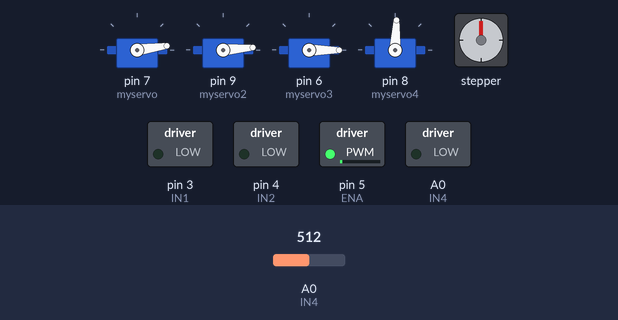
This sketch was run on a simulated Arduino Uno, built with avr-gcc and run on an emulated ATmega328P. On the bench: 4 × servo, stepper motor, switched loads named in the sketch (green lamp = pin HIGH). The test bench sets the inputs (shaded band); at power-on: A0 (IN4) = 512. Stepper angles assume 600 steps per turn; what the sketch prints to the serial monitor is not drawn.

Above: at 13.2 s.
13.3 s: A0 (IN4) set to 483
At 14.3 s:
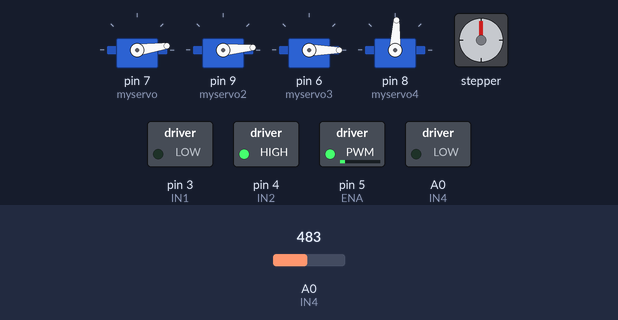
14.8 s: A0 (IN4) set to 716
16.3 s: A0 (IN4) set to 306
At 20.2 s:
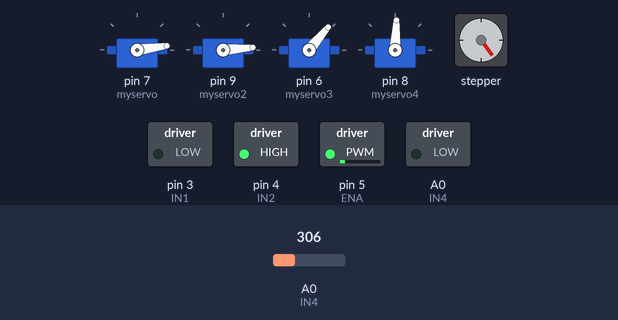
At 23.3 s:
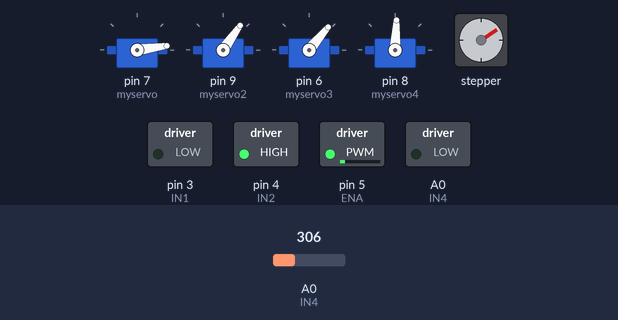
Timing chart, 0 to 35.9 s (numbered marks = the images above; inputs shaded):
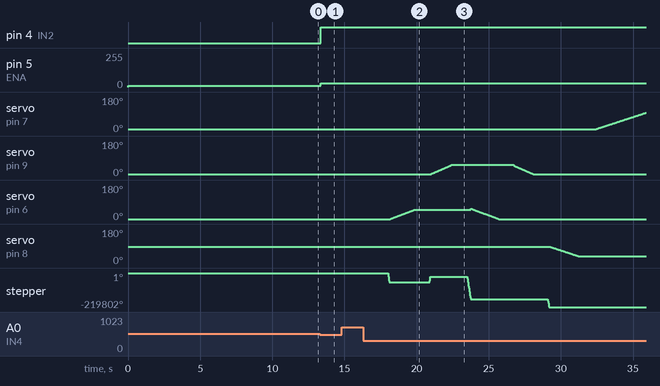

The sketch:

004.ino
```cpp
//判断是否工作
bool flag = false;
int x=1;

// 压电传感器相关
int sensorPin = A0;   // select the input pin for the potentiometer
const int numReadings  = 20;
int readings [numReadings];
int readIndex  = 0;
long total  = 0;
//Variables
int aisVal  = 0;
int a;
bool flagIn=true;
bool flagOut=false;
int k=0;


// 丝杆电机驱动定义
#define IN1 3  //定义IN1为3口
#define IN2 4  //定义IN2为4口
#define  ENA  5 //定义ENA为5口
// 旋转速度
const int cupClampSpeed = 50;

//滑台位置确定
#define IN3 15  //定义IN1为15口
#define IN4 14  //定义IN2为14口

// 滑台设定
#include <Stepper.h>
const int stepsPerRevolution = 600;  // change this to fit the number of steps per revolution
// for your motor
// initialize the stepper library on pins 10 through 13:
Stepper myStepper(stepsPerRevolution, 10, 11, 12, 13);
// 第一次向下移动距离
const int down1=2000;
// 第二次向下移动距离
const int down2=50;
// 复位
const int up=down1+down2;

// 杯身旋转设定
#include <Servo.h>
Servo myservo;  // create servo object to control a servo
// twelve servo objects can be created on most boards
int inipos =8;

// 吸管舵机设定
Servo myservo2;
int inipos2 = 5;

// 吸管旋转舵机设定
Servo myservo3;
int inipos3 = 0;

// 滑台旋转舵机设定
Servo myservo4;
int inipos4 = 87;

//
void setup() {
  Serial.begin(9600);
  // 传感器和丝杆电机设定
  // Serial.begin(115200);
  pinMode(IN1,OUTPUT);
  pinMode(IN2,OUTPUT);
  pinMode(ENA,OUTPUT);
  analogWrite(ENA,10);

  // 滑台设定
  // set the speed at 60 rpm:
  // max 3000
    myStepper.setSpeed(51200);
  // initialize the serial port:

  //滑台位置确定
  pinMode(IN3,INPUT_PULLUP);
  pinMode(IN4,OUTPUT);

  // 杯身旋转设定
    myservo.attach(7);  // attaches the servo on pin 9 to the servo object
    myservo.write(inipos); //设定初始角度
    delay(3000);
  // 吸管夹爪设定
    myservo2.attach(9);  // attaches the servo on pin 9 to the servo object
    myservo2.write(inipos2); // 设定初始角度
    delay(3000);
  //吸管夹爪旋转设定
    myservo3.attach(6);  // attaches the servo on pin 9 to the servo object
    myservo3.write(inipos3); // 设定初始角度
    delay(3000);
  // 滑台旋转舵机设定
    myservo4.attach(8);  // attaches the servo on pin 9 to the servo object
    myservo4.write(inipos4); // 设定初始角度
    delay(3000);
}


// 杯身夹紧
void cupClamp(){
  Serial.print("夹紧杯子中");
  for(int i=0;i<200;i++){
    a=smooth();
  }
  while(k<=30){
    Serial.print("a=");
    Serial.println(a);
    Serial.print("k=");
    Serial.println(k);
    Serial.println(smooth());
    if(flagIn==true && smooth()<(a-10)){
      digitalWrite(IN1,LOW);
      digitalWrite(IN2,HIGH);
      analogWrite(ENA,30);
      k=k+1;
      delay(100);
    }
  }
  flagIn=false;
  flagOut=true;
}

void cupLoose(){
    // 松开夹爪
  Serial.print("松开杯子中");
  while(k>=10){
    if(flagOut==true){
      Serial.print("a=");
      Serial.println(a);
      Serial.print("k=");
      Serial.println(k);
      Serial.println(smooth());
      digitalWrite(IN2,LOW);
      digitalWrite(IN1,HIGH);
      analogWrite(ENA,30);
      k=k-1;
      delay(100);
    }
  }
  flagOut=false;
  flagIn=true;
  k=0;
  digitalWrite(IN1,LOW);
  digitalWrite(IN2,LOW);
  analogWrite(ENA,30);
  delay(100);
}

void cupback(){
  Serial.print("归位中");
  while(k<=7){
    Serial.print("a=");
    Serial.println(a);
    Serial.print("k=");
    Serial.println(k);
    Serial.println(smooth());
    if(flagIn==true){
      digitalWrite(IN1,LOW);
      digitalWrite(IN2,HIGH);
      analogWrite(ENA,30);
      k=k+1;
      delay(100);
    }
  }
  k=0;
  digitalWrite(IN1,LOW);
  digitalWrite(IN2,LOW);
  analogWrite(ENA,30);
  delay(100);
}

long smooth() { /* function smooth */
  ////Perform average on sensor readings
  long average;
  // subtract the last reading:
  total = total - readings[readIndex];
  // read the sensor:
  readings[readIndex] = analogRead(sensorPin);
  // add value to total:
  total = total + readings[readIndex];
  // handle index
  readIndex = readIndex + 1;
  if (readIndex >= numReadings) {
    readIndex = 0;
  }
  // calculate the average:
  average = total / numReadings;

  return average;
}

void wholeMotion(){
  //微动开关就位
  // digitalWrite(IN4,LOW);
  //原位
  Serial.println("启动");
  myservo.write(inipos);
  myservo4.write(inipos4);
  //感知奶茶杯已放入

  Serial.println("奶茶杯已进入");

  //夹紧杯身
  Serial.println("夹紧杯身");
  cupClamp();

  // 滑台向下移动，预留吸管位置
  Serial.println("滑台向下移动，预留吸管位置");
  for(int i=0;i<5;i++){
    myStepper.step(-stepsPerRevolution*down1);
    // delay(50);
  }

  // 吸管旋转至滑台位置

  for (inipos3 = 0; inipos3 <= 50; inipos3 += 1) {       //pos+=1等价于pos=pos+1
      myservo3.write(inipos3);
      delay(35);
  }
  delay(1000);
  Serial.println("吸管夹爪就位");


  // 滑台向上移动
  Serial.println("滑台向上移动");
  for(int i=0;i<3;i++){
    myStepper.step(stepsPerRevolution*down1);
    // delay(50);
  }

 // 吸管夹紧
  Serial.println("合上吸管夹爪");
  for (inipos2 = 5; inipos2 <= 55; inipos2 += 1) {       //pos+=1等价于pos=pos+1
    myservo2.write(inipos2);
    delay(30);
  }
  delay(1000);
  Serial.println("已夹住吸管");

  // 滑台向下移动，拔吸管
  Serial.println("滑台向下移动，拔吸管");
  for(int i=0;i<12;i++){
    myStepper.step(-stepsPerRevolution*down1);
    // delay(50);
  }

  // 吸管旋转
  Serial.println("移开吸管");
  for (inipos3 = 55; inipos3 >= 0; inipos3 -= 1) {
    myservo3.write(inipos3);
    delay(35);
  }
  delay(1000);

  // 松开吸管
  Serial.println("打开吸管夹爪");
  for (inipos2 = 50; inipos2 >= 5; inipos2 -= 1) {
    myservo2.write(inipos2);
    delay(30);
  }
  Serial.println("已放开吸管");
  delay(1000);

  // 滑台向下移动，撬杯盖
  Serial.println("滑台向下移动，撬杯盖");
  // while(digitalRead(INT3)==LOW){
  //   myStepper.step(-stepsPerRevolution*5);
  // }
  for(int i=0;i<4;i++){
    myStepper.step(-stepsPerRevolution*down1);
    // delay(50);
  }

  // 滑台旋转90
  Serial.println("移开");
  for (inipos4 = 87; inipos4 >= 35; inipos4 -= 1) {
    myservo4.write(inipos4);
    // Serial.println(inipos4);
    delay(40);
  }
  delay(1000);

  // 夹爪旋转90
  Serial.println("倾倒");
  for (inipos = 8; inipos <= 110; inipos += 1) {       //pos+=1等价于pos=pos+1
    myservo.write(inipos);
    // Serial.println(inipos);
    delay(40);
  }
  delay(1000);

  // 滑台回旋
  Serial.println("移回");
  for (inipos4 = 35; inipos4 <= 60; inipos4 += 1) {       //pos+=1等价于pos=pos+1
    myservo4.write(inipos4);
    // Serial.println(inipos4);
    delay(40);
  }
  delay(1000);
  for (inipos = 110; inipos <= 140; inipos += 1) {       //pos+=1等价于pos=pos+1
    myservo.write(inipos);
    // Serial.println(inipos);
    delay(40);
  }
  delay(1000);
   //松开杯身
  Serial.println("松开杯身");
  cupLoose();

  Serial.println("摆正杯身+调整杯口");
  for (inipos = 140; inipos >= 8; inipos -= 1) {       //pos+=1等价于pos=pos+1
    myservo.write(inipos);
    // Serial.println(inipos);
    delay(40);
  }
  delay(1000);
  cupback();

 //杯身夹爪复位
  for (inipos4 = 60; inipos4 <= 87; inipos4 += 1) {       //pos+=1等价于pos=pos+1
    myservo4.write(inipos4);
    // Serial.println(inipos4);
    delay(40);
  }
  delay(1000);

  // 滑台向上移动，预留吸管位置
  Serial.println("滑台向上移动，预留吸管位置");
  // while(digitalRead(INT3)==LOW){
  //   myStepper.step(stepsPerRevolution*5);
  // }
  for(int i=0;i<17;i++){
    myStepper.step(stepsPerRevolution*down1);
    // delay(50);
  }
  Serial.print(x);
  Serial.println("个奶茶杯已分离完毕AvA");
  x++;
  delay(5000);
}

void resetting(){
  // 复位
  // // 吸管回旋

  // myservo3.write(inipos3);
  // delay(3000);

  // 夹爪回旋
  // myservo4.write(inipos4);
  // delay(3000);

  // 滑台上移
  for(int i=0;i<40;i++){
    myStepper.step(stepsPerRevolution*down1);
    delay(200);
  }
}


void loop() {
  // cupClamp();
  // delay(3000);
  // cupLoose();
  // delay(3000);
  // cupback();
  //全流程
  wholeMotion();
  delay(5000);
  // // 复位
  // resetting();
}
```

Measured:
- the behaviour switches between 502 and 501 on A0 (IN4) (found by bisection; images 0 and 1)
- after the input at 13.3 s, pin 4 (IN2): LOW → HIGH after 0.05 s; pin 5 (ENA): 10/255 → 30/255 after 0.05 s
- after the input at 14.8 s, every drawn part: stays the same
- after the input at 16.3 s, servo on pin 7 (myservo): moves from 8° to 97° over 3.5 s, starting after 16.1 s; servo on pin 9 (myservo2): rises from 5° to 55° in 1.5 s, then falls to 5° in 5.6 s
